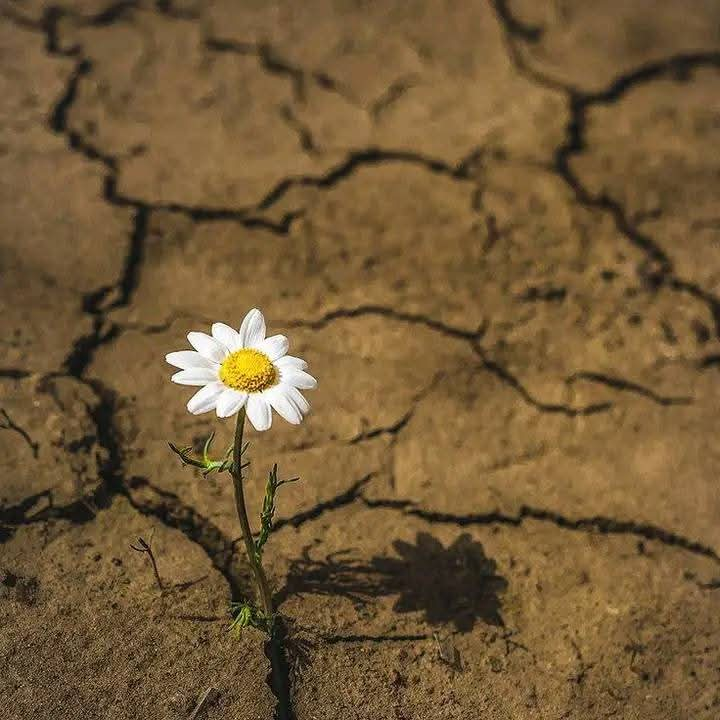
#> input picture Phase 2_Image_Resizing_Reshaping/Test_Image.jpg, 720 x 720 px, found by its file name
$ python croped.py
#> lines starting #> are read from the running program, lines starting #| are printed output that depends on the picture
import cv2

image = cv2.imread(r"Phase 2_Image_Resizing_Reshaping\Test_Image.jpg")
#> image is the input picture: shape (720, 720, 3); mean B, G, R 54.6, 89.7, 114.6

if image is not None:
    cropped = image[100:200, 50:150]
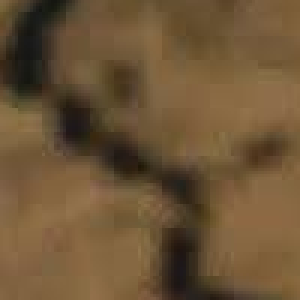
#> cropped: shape (100, 100, 3) (shown 3 times larger); mean B, G, R 54.2, 84.4, 108.7

    cv2.imshow("Original Image", image)
    cv2.imshow("Cropped Image", cropped)
    cv2.waitKey(0)
    cv2.destroyAllWindows()
